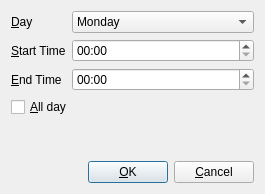
<?xml version="1.0" encoding="UTF-8"?>
<ui version="4.0">
 <class>TimeDialog</class>
 <widget class="QDialog" name="TimeDialog">
  <property name="geometry">
   <rect>
    <x>0</x>
    <y>0</y>
    <width>265</width>
    <height>194</height>
   </rect>
  </property>
  <property name="windowTitle">
   <string>Add Time</string>
  </property>
  <layout class="QGridLayout" name="gridLayout">
   <item row="0" column="1" colspan="4">
    <widget class="QComboBox" name="dayComboBox">
     <item>
      <property name="text">
       <string>Monday</string>
      </property>
     </item>
     <item>
      <property name="text">
       <string>Tuesday</string>
      </property>
     </item>
     <item>
      <property name="text">
       <string>Wednesday</string>
      </property>
     </item>
     <item>
      <property name="text">
       <string>Thursday</string>
      </property>
     </item>
     <item>
      <property name="text">
       <string>Friday</string>
      </property>
     </item>
     <item>
      <property name="text">
       <string>Saturday</string>
      </property>
     </item>
     <item>
      <property name="text">
       <string>Sunday</string>
      </property>
     </item>
    </widget>
   </item>
   <item row="4" column="0">
    <widget class="QLabel" name="endLabel">
     <property name="sizePolicy">
      <sizepolicy hsizetype="Maximum" vsizetype="Preferred">
       <horstretch>0</horstretch>
       <verstretch>0</verstretch>
      </sizepolicy>
     </property>
     <property name="text">
      <string>&amp;End Time</string>
     </property>
     <property name="buddy">
      <cstring>endTimeEdit</cstring>
     </property>
    </widget>
   </item>
   <item row="7" column="3">
    <widget class="QPushButton" name="okButton">
     <property name="sizePolicy">
      <sizepolicy hsizetype="Maximum" vsizetype="Fixed">
       <horstretch>0</horstretch>
       <verstretch>0</verstretch>
      </sizepolicy>
     </property>
     <property name="text">
      <string>&amp;OK</string>
     </property>
    </widget>
   </item>
   <item row="3" column="1" colspan="4">
    <widget class="QTimeEdit" name="startTimeEdit">
     <property name="displayFormat">
      <string>hh:mm</string>
     </property>
    </widget>
   </item>
   <item row="7" column="4">
    <widget class="QPushButton" name="cancelButton">
     <property name="sizePolicy">
      <sizepolicy hsizetype="Maximum" vsizetype="Fixed">
       <horstretch>0</horstretch>
       <verstretch>0</verstretch>
      </sizepolicy>
     </property>
     <property name="text">
      <string>&amp;Cancel</string>
     </property>
     <property name="autoDefault">
      <bool>false</bool>
     </property>
    </widget>
   </item>
   <item row="4" column="1" colspan="4">
    <widget class="QTimeEdit" name="endTimeEdit">
     <property name="displayFormat">
      <string>hh:mm</string>
     </property>
    </widget>
   </item>
   <item row="0" column="0">
    <widget class="QLabel" name="dayLabel">
     <property name="sizePolicy">
      <sizepolicy hsizetype="Maximum" vsizetype="Preferred">
       <horstretch>0</horstretch>
       <verstretch>0</verstretch>
      </sizepolicy>
     </property>
     <property name="text">
      <string>&amp;Day</string>
     </property>
     <property name="buddy">
      <cstring>dayComboBox</cstring>
     </property>
    </widget>
   </item>
   <item row="3" column="0">
    <widget class="QLabel" name="startLabel">
     <property name="sizePolicy">
      <sizepolicy hsizetype="Maximum" vsizetype="Preferred">
       <horstretch>0</horstretch>
       <verstretch>0</verstretch>
      </sizepolicy>
     </property>
     <property name="text">
      <string>&amp;Start Time</string>
     </property>
     <property name="buddy">
      <cstring>startTimeEdit</cstring>
     </property>
    </widget>
   </item>
   <item row="6" column="3">
    <spacer name="verticalSpacer">
     <property name="orientation">
      <enum>Qt::Vertical</enum>
     </property>
     <property name="sizeHint" stdset="0">
      <size>
       <width>20</width>
       <height>40</height>
      </size>
     </property>
    </spacer>
   </item>
   <item row="5" column="0" colspan="5">
    <widget class="QCheckBox" name="allCheckBox">
     <property name="text">
      <string>&amp;All day</string>
     </property>
    </widget>
   </item>
  </layout>
 </widget>
 <tabstops>
  <tabstop>dayComboBox</tabstop>
  <tabstop>startTimeEdit</tabstop>
  <tabstop>endTimeEdit</tabstop>
  <tabstop>allCheckBox</tabstop>
  <tabstop>okButton</tabstop>
  <tabstop>cancelButton</tabstop>
 </tabstops>
 <resources/>
 <connections/>
</ui>
